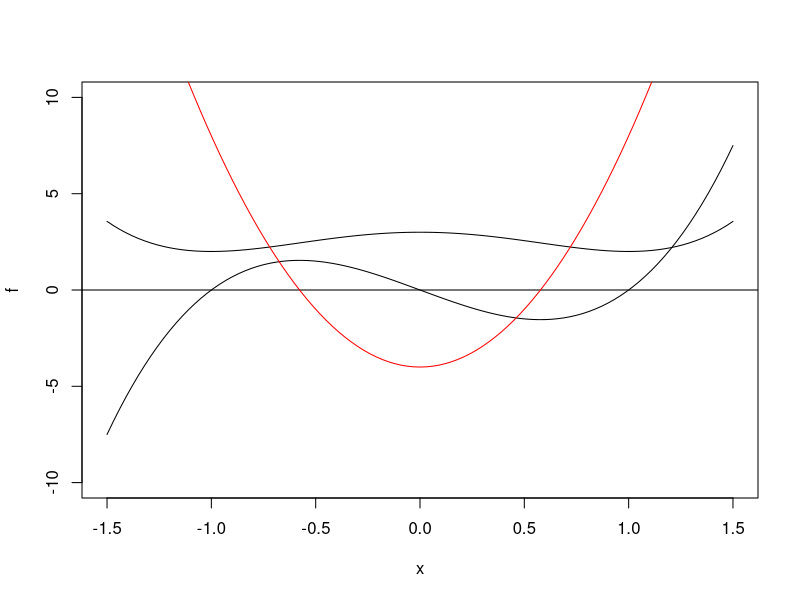

This chart was generated by the following R code:
# Define the function 𝑓(𝑥)=𝑥^4−2𝑥^2+3 for 𝑥 between −1.5 and 1.5. Plot the function.
f <- function(x) x^4 -(2*x^2) +3
f
plot(f,xlim=c(-1.5,1.5), ylim=c(-10,10))

# From the graph, estimate all extreme values and critical points of 𝑓

# extreme values (x = -1  x=0 x = 1)
f(-1)
f(0)
f(1)
# Find the derivative of 𝑓 and plot. Does 𝑓’=0 at the critical points of 𝑓?
library(Deriv)
f.d <- Deriv(f)
f.d

plot(f.d,xlim=c(-1.5,1.5),add=TRUE)
abline(h=0)
f.d

#   Verify whether each extreme value is a max or a min by using the Second Derivative Test.
f.dd <- Deriv(f.d)
f.dd(-1)
f.dd(0)
f.dd(1)
plot(f.dd,add=TRUE, xlim=c(-1.5,1.5),col='red')
